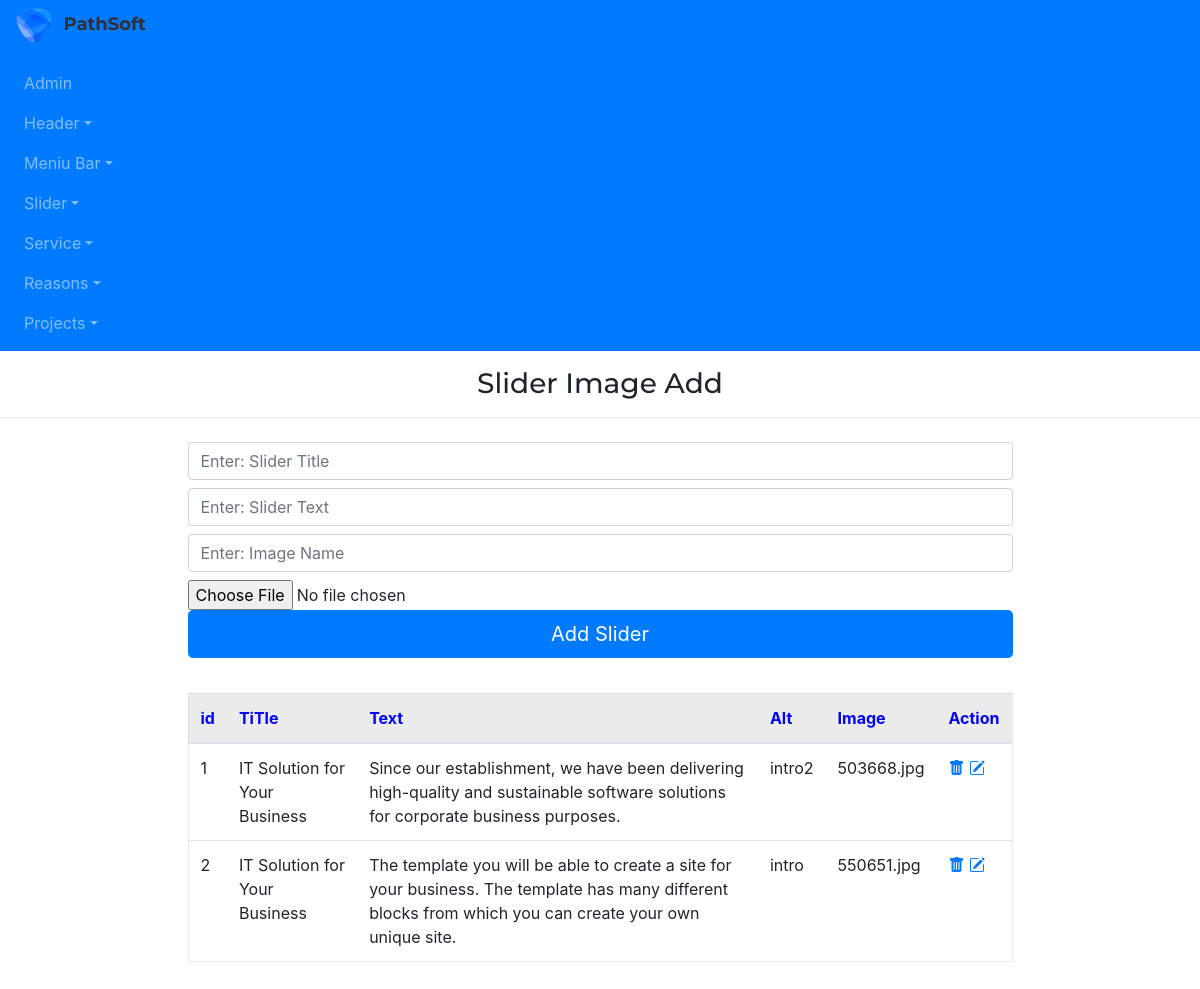
The page /admin/sliderImageAdd/ on the database as committed earlier.
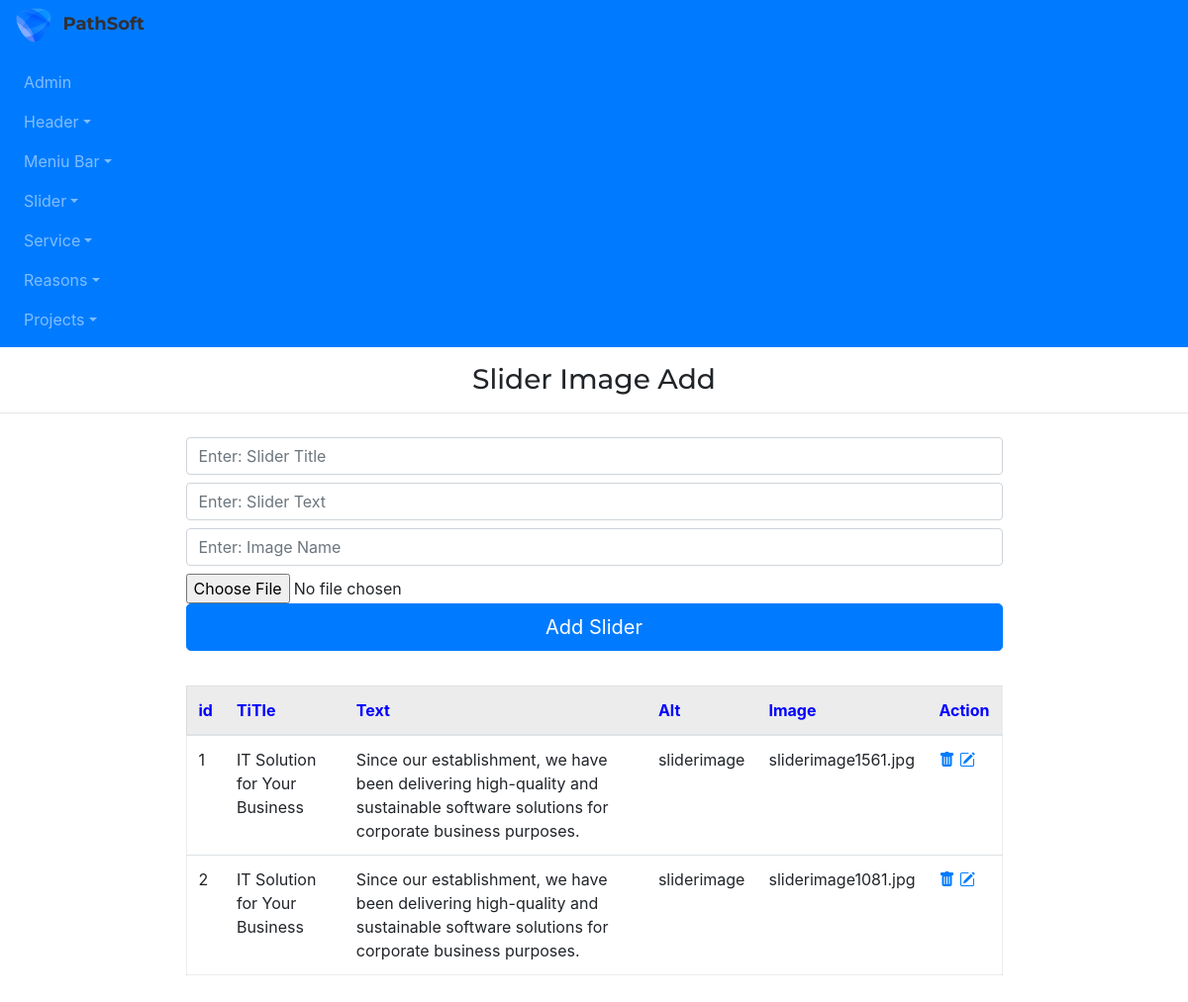
The same page on the database as committed later.
### app/models.py (models this page shows)
class Slider(db.Model):
    id=db.Column(db.Integer,primary_key=True)
    slider_title=db.Column(db.String(255))
    slider_text=db.Column(db.String(255))
    slider_img=db.Column(db.String(255))
    slider_alt=db.Column(db.String(255))

### admin/routes.py (the view, shortened to what this page needs)
@app.route("/admin/sliderImageAdd/", methods=['GET','POST'])
def sliderImageAdd():
    form=SliderForm()
    sliders=Slider.query.all()
    return render_template("admin/sliderImageAdd.html",form=form, sliders=sliders)

### admin/forms.py
class SliderForm(FlaskForm):
    slider_title=StringField('slider_title')
    slider_text=StringField('slider_text')
    slider_img=FileField('slider_img')
    slider_alt=StringField('slider_alt')
    submit=SubmitField()

### app/templates/admin/sliderImageAdd.html
{% extends "admin/base.html" %}
{% block content %}
<h3 class="my-3" style="text-align: center;">Slider Image Add</h3>
<hr>
<div class="container">
    <div class="row d-flex justify-content-center">
        <div class="col-9">
            <form action="{{url_for('sliderImageAdd')}}" method='POST' enctype="multipart/form-data">
                {{ form.slider_title(class="form-control my-2",placeholder="Enter: Slider Title")}}
                {{ form.slider_text(class="form-control my-2",placeholder="Enter: Slider Text")}}
                {{ form.slider_alt(class="form-control my-2",placeholder="Enter: Image Name")}}
                {{ form.slider_img(class="form-control-file")}}
                {{ form.submit(value='Add Slider',class='btn btn-primary btn-lg btn-block')}}
            </form>
        </div>
    </div>
</div>
<div class="container marg">
    <div class="row justify-content-center">
        <div class="col-9 ">
            <table class="table table-hover " style="margin:35px 0px; border:1px solid rgba(0,0,0,.075);">
                <thead>
                    <tr style="background-color: rgba(0,0,0,.075); color:blue">
                        <th scope="col">id</th>
                        <th scope="col">TiTle</th>
                        <th scope="col">Text</th>
                        <th scope="col">Alt</th>
                        <th scope="col">Image</th>
                        <th scope="col">Action</th>
                    </tr>
                </thead>
                <tbody>
                    {% for slider in sliders %}
                    <tr>
                        <td scope="row">{{slider.id}}</td>
                        <td>{{slider.slider_title}}</td>
                        <td>{{slider.slider_text}}</td>
                        <td>{{slider.slider_alt}}</td>
                        <td>{{slider.slider_img}}</td>
                        <td>
                            <a href="{{url_for('sliderImageDelete', id=slider.id)}}"><i
                                    class="bi bi-trash-fill"></i></a>
                            <a href="{{url_for('sliderImageUpdate', id=slider.id)}}"><i
                                    class="bi bi-pencil-square"></i></a>
                        </td>
                    </tr>
                    {% endfor %}
                </tbody>
            </table>
        </div>
    </div>
</div>
{% endblock %}

### app/templates/admin/base.html (shortened to what this page needs)
<!doctype html>
<html lang="en">
<head>
    <link rel="stylesheet" href="/static/admin/css/style.css">
    <link rel="stylesheet" href="https://cdn.jsdelivr.net/npm/bootstrap-icons@1.4.1/font/bootstrap-icons.css">
    <link rel="stylesheet" href="https://stackpath.bootstrapcdn.com/bootstrap/4.3.1/css/bootstrap.min.css"
>
</head>
<body>
    <div class="col-admin ">
        <nav class="navbar navbar-expand-sm navbar navbar-dark bg-primary">
            <div class="collapse navbar-collapse" id="collapsibleNavId">
                <ul class="navbar-nav mr-auto mt-2 mt-lg-0 d-block">
                    <li class="nav-item dropdown">
                        <div class="logo">
                            <a href="/" style="text-decoration: none;"><img src="/static/uploads/2264.png"
                                    alt="LOGO PathSoft">
                                <span><b>PathSoft</b></span></a>
                        </div>
                    </li>
                    <li class="nav-item dropdown">
                        <a class="nav-link " href="/admin/">Admin</a>
                    </li>
                    <li class="nav-item dropdown">
                        <a class="nav-link dropdown-toggle" href="#" id="dropdownId" data-toggle="dropdown"
                            aria-haspopup="true" aria-expanded="false">Header</a>
                    </li>
                    <li class="nav-item dropdown">
                        <a class="nav-link dropdown-toggle" href="#" id="dropdownId" data-toggle="dropdown"
                            aria-haspopup="true" aria-expanded="false">Meniu Bar</a>
                    </li>
                    <li class="nav-item dropdown">
                        <a class="nav-link dropdown-toggle" href="#" id="dropdownId" data-toggle="dropdown"
                            aria-haspopup="true" aria-expanded="false">Slider</a>
                    </li>
                    <li class="nav-item dropdown">
                        <a class="nav-link dropdown-toggle" href="#" id="dropdownId" data-toggle="dropdown"
                            aria-haspopup="true" aria-expanded="false">Service</a>
                    </li>
                    <li class="nav-item dropdown">
                        <a class="nav-link dropdown-toggle" href="#" id="dropdownId" data-toggle="dropdown"
                            aria-haspopup="true" aria-expanded="false">Reasons</a>
                    </li>
                    <li class="nav-item dropdown">
                        <a class="nav-link dropdown-toggle" href="#" id="dropdownId" data-toggle="dropdown"
                            aria-haspopup="true" aria-expanded="false">Projects</a>
                    </li>
                </ul>
            </div>
        </nav>
    </div>
    {% block content %}
    {% endblock %}
</body>
</html>

### app/static/main/css/style.css (style rules this page uses)
body { font-family: "Istok Web", sans-serif; }
h4, h3, h2 { font-family: Montserrat, sans-serif; }
a:link { text-decoration: none; }
ul { list-style: none; }
.logo img { width: 36px; height: 35px; object-fit: cover; vertical-align: middle; margin-right: 7px; }
.logo span { font-size: 1.125rem; color: #303036; text-decoration: none; font-family: "Montserrat"; }
.logo { margin-bottom: 1.25rem; align-items: center; }

Rows that differ between the two databases and show on the page:
changed Slider id 1: slider_alt "intro2" → "sliderimage"; slider_img "503668.jpg" → "sliderimage1561.jpg"
changed Slider id 2: slider_text "The template you will be able to create a site for your business. The template has many different blocks from which you can create your own unique site." → "Since our establishment, we have been delivering high-quality and sustainable software solutions for corporate business purposes."; slider_alt "intro" → "sliderimage"; slider_img "550651.jpg" → "sliderimage1081.jpg"
